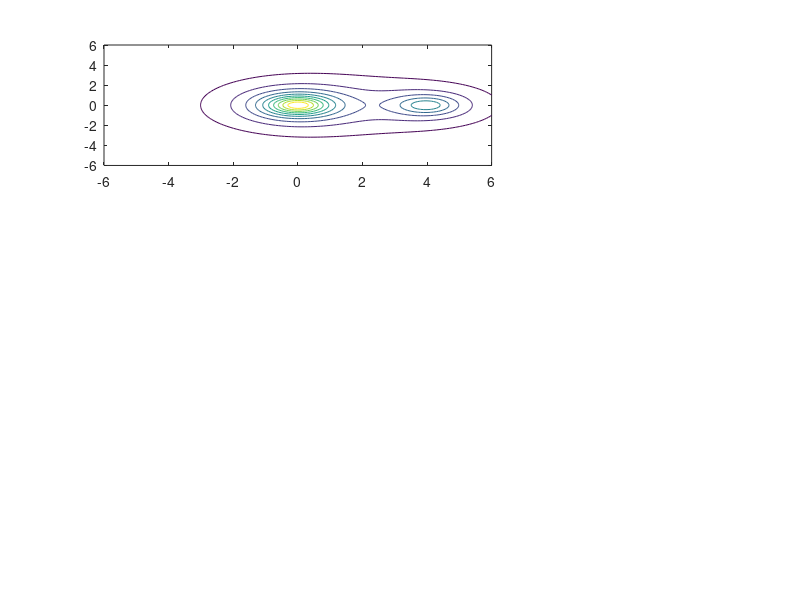

Here is the MATLAB script that generated this plot:
f = @(x,y, dx, dy) 1 ./ (1 + (x-dx).^2 + (y-dy).^2);
g = @(x,y) f(x,y, 0, 0) + 0.5 * f(x, y, 4, 0);

x = -6 : 0.1 : 6;
y = -6 : 0.1 : 6;

[xx, yy] = meshgrid(x,y);

zz = g(xx, yy);

subplot(3,3, [1,2]);
surf(xx, yy, zz);

contour (xx, yy, zz);
